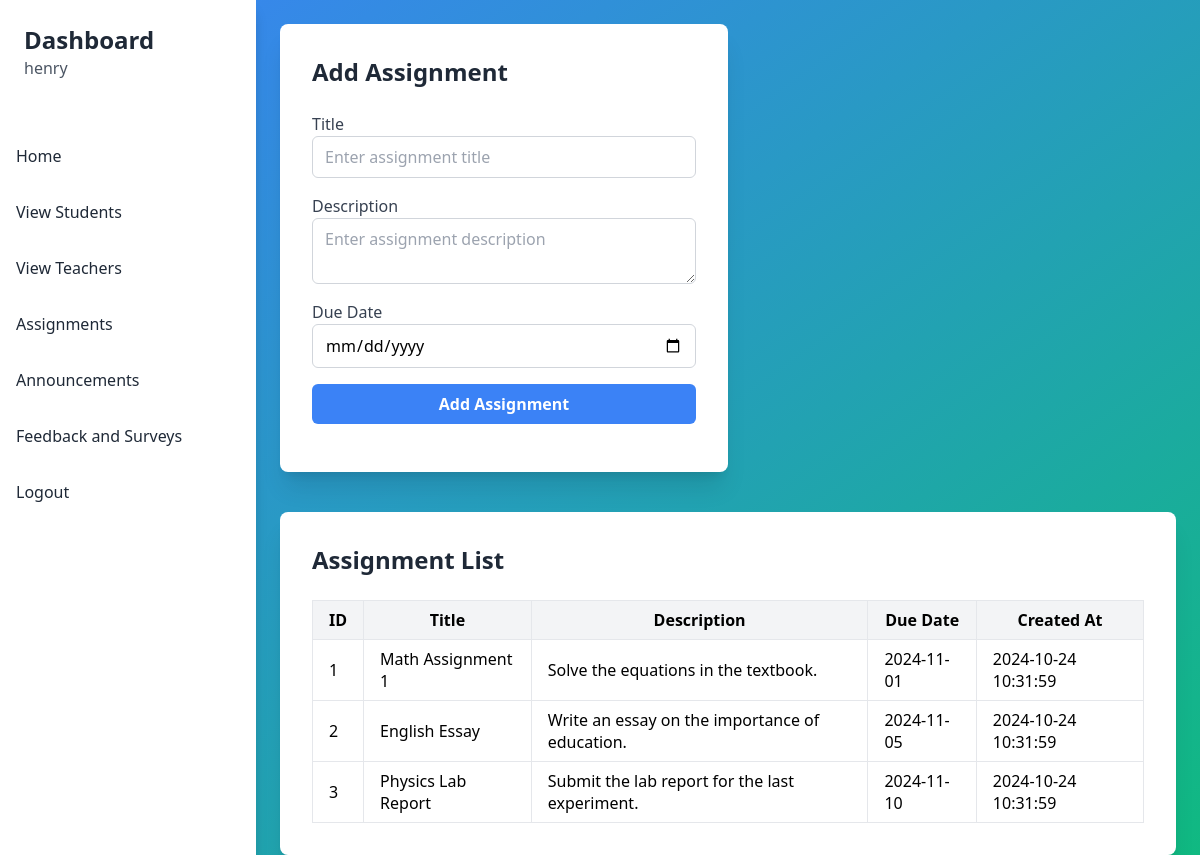
Page /admin/assignments.php (signed in) on the committed database.
### tables this page shows
CREATE TABLE `assignments` (
  `id` int(11) NOT NULL,
  `title` varchar(100) NOT NULL,
  `description` text NOT NULL,
  `due_date` date NOT NULL,
  `created_at` timestamp NULL DEFAULT current_timestamp()
);

### admin/assignments.php (the view, shortened to what this page needs)
<?php
include 'connect.php';
include 'sidebar.php';
$sql = "SELECT * FROM assignments ORDER BY due_date ASC";
$result = $conn->query($sql);
?>
<!DOCTYPE html>
<html lang="en">
<head>
    <script src="https://cdn.tailwindcss.com"></script>
</head>
<body class="bg-gradient-to-br from-primary to-secondary min-h-screen flex">
    <?php include 'sidebar.php'; ?>
    <div class="flex-grow ml-64 p-6">
        <div class="container mx-auto">
            <div class="w-full max-w-md bg-white rounded-lg shadow-xl p-8 mb-10">
                <h2 class="text-2xl font-semibold text-gray-800 mb-6">Add Assignment</h2>
                <form action="assignments.php" method="post">
                    <div class="mb-4">
                        <label for="title" class="block text-gray-700">Title</label>
                        <input type="text" id="title" name="title" required class="w-full px-3 py-2 border border-gray-300 rounded-md" placeholder="Enter assignment title">
                    </div>
                    <div class="mb-4">
                        <label for="description" class="block text-gray-700">Description</label>
                        <textarea id="description" name="description" required class="w-full px-3 py-2 border border-gray-300 rounded-md" placeholder="Enter assignment description"></textarea>
                    </div>
                    <div class="mb-4">
                        <label for="due_date" class="block text-gray-700">Due Date</label>
                        <input type="date" id="due_date" name="due_date" required class="w-full px-3 py-2 border border-gray-300 rounded-md">
                    </div>
                    <button type="submit" class="w-full bg-primary text-white font-bold py-2 rounded-md hover:bg-blue-600 transition duration-300 ease-in-out">
                        Add Assignment
                    </button>
                </form>
            </div>
            <div class="w-full max-w-4xl bg-white rounded-lg shadow-xl p-8">
                <h2 class="text-2xl font-semibold text-gray-800 mb-6">Assignment List</h2>
                <table class="min-w-full bg-white border border-gray-300">
                    <thead>
                        <tr class="bg-gray-100">
                            <th class="border px-4 py-2">ID</th>
                            <th class="border px-4 py-2">Title</th>
                            <th class="border px-4 py-2">Description</th>
                            <th class="border px-4 py-2">Due Date</th>
                            <th class="border px-4 py-2">Created At</th>
                        </tr>
                    </thead>
                    <tbody>
                        <?php if ($result->num_rows > 0): ?>
                            <?php while ($row = $result->fetch_assoc()): ?>
                                <tr>
                                    <td class="border px-4 py-2"><?php echo $row['id']; ?></td>
                                    <td class="border px-4 py-2"><?php echo $row['title']; ?></td>
                                    <td class="border px-4 py-2"><?php echo $row['description']; ?></td>
                                    <td class="border px-4 py-2"><?php echo $row['due_date']; ?></td>
                                    <td class="border px-4 py-2"><?php echo $row['created_at']; ?></td>
                                </tr>
                            <?php endwhile; ?>
                        <?php else: ?>
                            <tr>
                                <td colspan="5" class="border px-4 py-2 text-center">No assignments found</td>
                            </tr>
                        <?php endif; ?>
                    </tbody>
                </table>
            </div>
        </div>
    </div>
</body>
</html>

### rows in the picture
assignments: id "1", title "Math Assignment 1", description "Solve the equations in the textbook.", due_date "2024-11-01", created_at "2024-10-24 10:31:59"
assignments: id "2", title "English Essay", description "Write an essay on the importance of education.", due_date "2024-11-05", created_at "2024-10-24 10:31:59"
assignments: id "3", title "Physics Lab Report", description "Submit the lab report for the last experiment.", due_date "2024-11-10", created_at "2024-10-24 10:31:59"

### other values in the picture
$_SESSION['username'] "henry"
